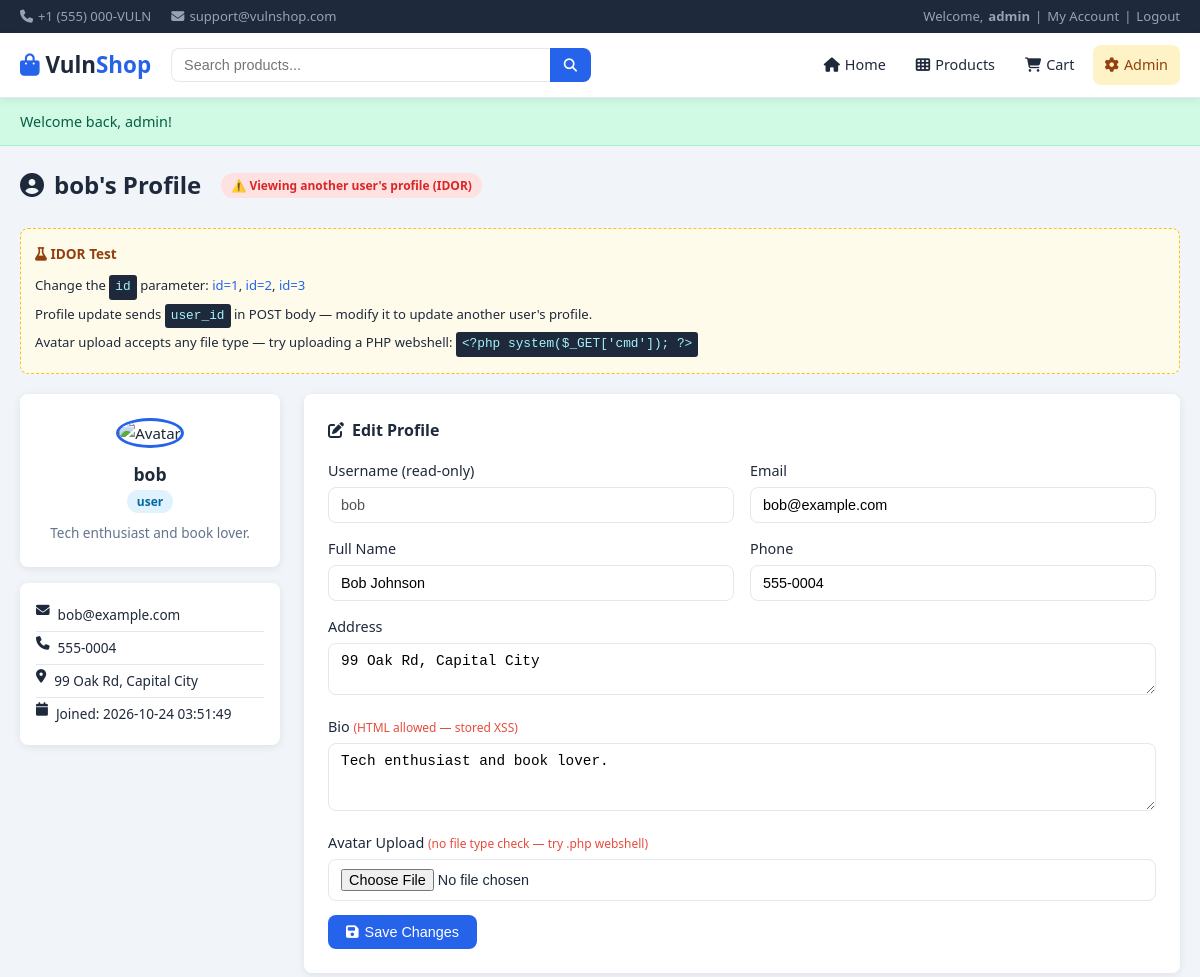
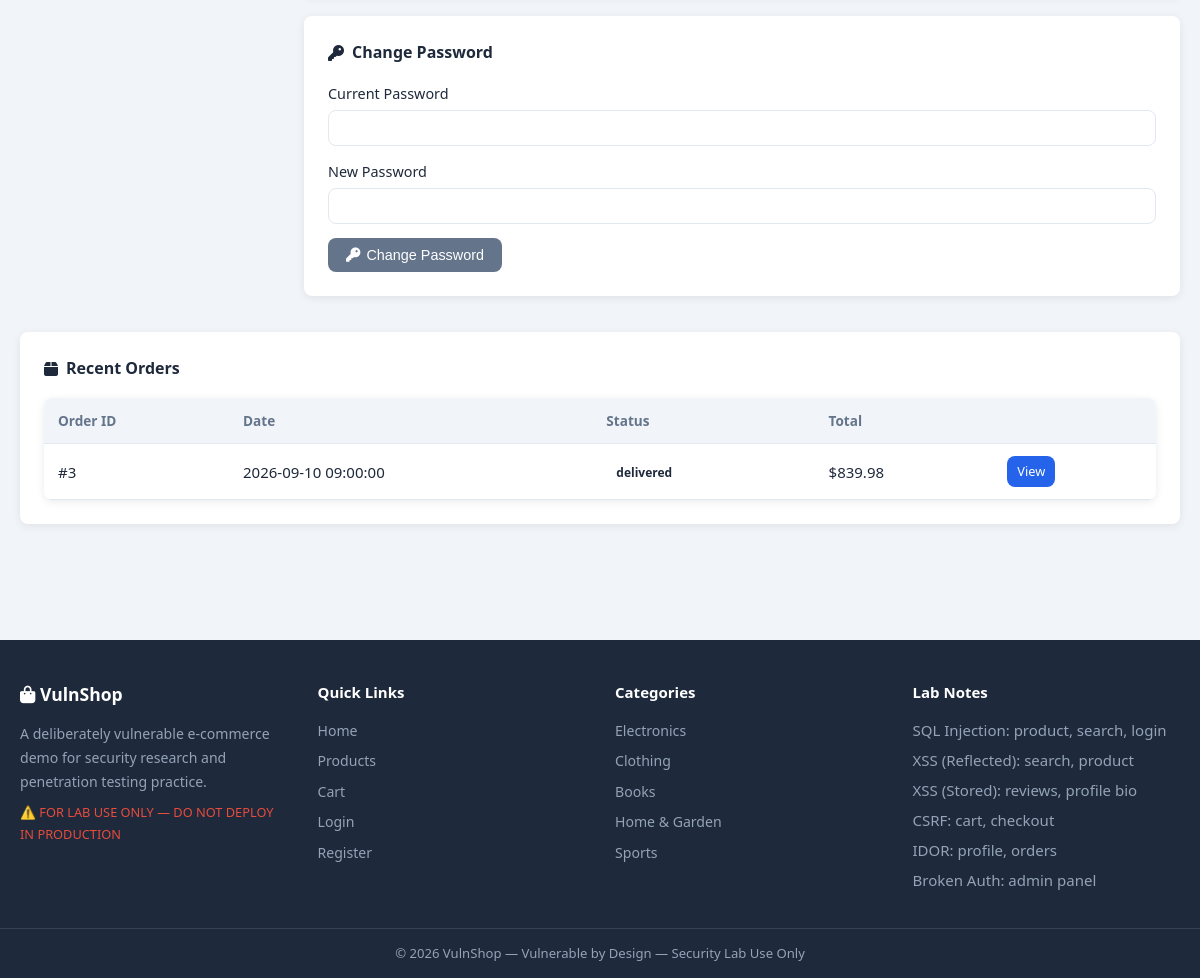
Page /profile.php?id=4 (signed in) on the committed database (2 pictures, top to bottom).
### tables this page shows
CREATE TABLE IF NOT EXISTS users (
    id           INT AUTO_INCREMENT PRIMARY KEY,
    username     VARCHAR(100) NOT NULL,
    password     VARCHAR(255) NOT NULL,
    email        VARCHAR(255) NOT NULL,
    full_name    VARCHAR(255),
    address      TEXT,
    phone        VARCHAR(30),
    role         VARCHAR(20)  DEFAULT 'user',
    bio          TEXT,
    avatar       VARCHAR(255) DEFAULT 'default.png',
    reset_token  VARCHAR(64)  DEFAULT NULL,
    reset_expiry DATETIME     DEFAULT NULL,
    created_at   DATETIME     DEFAULT CURRENT_TIMESTAMP
);

CREATE TABLE IF NOT EXISTS orders (
    id               INT AUTO_INCREMENT PRIMARY KEY,
    user_id          INT,
    total            DECIMAL(10,2),
    status           VARCHAR(50) DEFAULT 'pending',
    shipping_address TEXT,
    created_at       DATETIME DEFAULT CURRENT_TIMESTAMP,
    FOREIGN KEY (user_id) REFERENCES users(id)
);

### includes/db.php (called while the page is built, shortened)
<?php
$conn = mysqli_connect(DB_HOST, DB_USER, DB_PASS, DB_NAME);
function db_query($sql) {
    global $conn;
    $result = mysqli_query($conn, $sql);
    return $result;
}
function db_fetch_all($sql) {
    $result = db_query($sql);
    $rows = [];
    while ($row = mysqli_fetch_assoc($result)) {
        $rows[] = $row;
    }
    return $rows;
}
function db_fetch_one($sql) {
    $result = db_query($sql);
    return mysqli_fetch_assoc($result);
}
?>

### profile.php (the view, shortened to what this page needs)
<?php
require_once 'includes/header.php';
$my_id = $_SESSION['user_id'];
$view_id = isset($_GET['id']) ? $_GET['id'] : $my_id;
$profile_user = db_fetch_one("SELECT * FROM users WHERE id = $view_id");
$is_own_profile = ($view_id == $my_id);
?>
<div class="page-title">
    <h1>
        <i class="fas fa-user-circle"></i>
        <?php echo $profile_user['username']; ?>'s Profile
        <?php if (!$is_own_profile): ?>
            <span class="idor-badge">⚠️ Viewing another user's profile (IDOR)</span>
        <?php endif; ?>
    </h1>
</div>
<div class="lab-hint" style="margin-bottom:20px">
    <h4><i class="fas fa-flask"></i> IDOR Test</h4>
    <p>Change the <code>id</code> parameter: <a href="profile.php?id=1">id=1</a>, <a href="profile.php?id=2">id=2</a>, <a href="profile.php?id=3">id=3</a></p>
    <p>Profile update sends <code>user_id</code> in POST body — modify it to update another user's profile.</p>
    <p>Avatar upload accepts any file type — try uploading a PHP webshell: <code>&lt;?php system($_GET['cmd']); ?&gt;</code></p>
</div>
<div class="profile-layout">
    <div class="profile-sidebar">
        <div class="avatar-card">
            <img src="/vuln-shop/uploads/<?php echo $profile_user['avatar']; ?>"
                 onerror="this.src='/vuln-shop/images/placeholder.png'"
                 alt="Avatar" class="avatar-img">
            <h3><?php echo $profile_user['username']; ?></h3>
            <span class="role-badge role-<?php echo $profile_user['role']; ?>"><?php echo $profile_user['role']; ?></span>
            <p class="profile-bio"><?php echo $profile_user['bio']; ?></p>
        </div>
        <div class="profile-meta-card">
            <p><i class="fas fa-envelope"></i> <?php echo $profile_user['email']; ?></p>
            <p><i class="fas fa-phone"></i> <?php echo $profile_user['phone']; ?></p>
            <p><i class="fas fa-map-marker-alt"></i> <?php echo $profile_user['address']; ?></p>
            <p><i class="fas fa-calendar"></i> Joined: <?php echo $profile_user['created_at']; ?></p>
        </div>
    </div>
    <div class="profile-main">
        <form method="POST" enctype="multipart/form-data" class="profile-form">
            <div class="checkout-section">
                <h3><i class="fas fa-edit"></i> Edit Profile</h3>
                <div class="form-row">
                    <div class="form-group">
                        <label>Username (read-only)</label>
                        <input type="text" class="form-control" value="<?php echo $profile_user['username']; ?>" disabled>
                    </div>
                    <div class="form-group">
                        <label>Email</label>
                        <input type="text" name="email" class="form-control"
                               value="<?php echo $profile_user['email']; ?>">
                    </div>
                </div>
                <div class="form-row">
                    <div class="form-group">
                        <label>Full Name</label>
                        <input type="text" name="full_name" class="form-control"
                               value="<?php echo $profile_user['full_name']; ?>">
                    </div>
                    <div class="form-group">
                        <label>Phone</label>
                        <input type="text" name="phone" class="form-control"
                               value="<?php echo $profile_user['phone']; ?>">
                    </div>
                </div>
                <div class="form-group">
                    <label>Address</label>
                    <textarea name="address" class="form-control" rows="2"><?php echo $profile_user['address']; ?></textarea>
                </div>
                <div class="form-group">
                    <label>Bio <small style="color:#e74c3c">(HTML allowed — stored XSS)</small></label>
                    <textarea name="bio" class="form-control" rows="3"><?php echo $profile_user['bio']; ?></textarea>
                </div>
                <div class="form-group">
                    <label>Avatar Upload <small style="color:#e74c3c">(no file type check — try .php webshell)</small></label>
                    <input type="file" name="avatar" class="form-control">
                </div>
                <button type="submit" name="update_profile" class="btn btn-primary">
                    <i class="fas fa-save"></i> Save Changes
                </button>
            </div>
        </form>
        <form method="POST" class="profile-form" style="margin-top:20px">
            <div class="checkout-section">
                <h3><i class="fas fa-key"></i> Change Password</h3>
                <div class="form-group">
                    <label>Current Password</label>
                    <input type="password" name="old_password" class="form-control">
                </div>
                <div class="form-group">
                    <label>New Password</label>
                    <input type="password" name="new_password" class="form-control">
                </div>
                <button type="submit" name="change_password" class="btn btn-secondary">
                    <i class="fas fa-key"></i> Change Password
                </button>
            </div>
        </form>
    </div>
</div>
<?php
$user_orders = db_fetch_all("SELECT * FROM orders WHERE user_id = $view_id ORDER BY created_at DESC LIMIT 5");
if (!empty($user_orders)):
?>
<div class="checkout-section" style="margin-top:20px">
    <h3><i class="fas fa-box"></i> Recent Orders</h3>
    <table class="cart-table">
        <thead><tr><th>Order ID</th><th>Date</th><th>Status</th><th>Total</th><th></th></tr></thead>
        <tbody>
        <?php foreach ($user_orders as $o): ?>
        <tr>
            <td>#<?php echo $o['id']; ?></td>
            <td><?php echo $o['created_at']; ?></td>
            <td><span class="status-badge"><?php echo $o['status']; ?></span></td>
            <td>$<?php echo number_format($o['total'], 2); ?></td>
            <td><a href="/vuln-shop/orders.php?id=<?php echo $o['id']; ?>" class="btn btn-sm btn-primary">View</a></td>
        </tr>
        <?php endforeach; ?>
        </tbody>
    </table>
</div>
<?php endif; ?>
<?php require_once 'includes/footer.php'; ?>

### css/style.css (style rules this page uses)
*, *::before, *::after { box-sizing: border-box; margin: 0; padding: 0; }
:root { --primary: #2563eb; --primary-dk: #1d4ed8; --success: #16a34a; --danger: #dc2626; --warning: #d97706; --info: #0891b2; --dark: #1e293b; --mid: #64748b; --light: #f1f5f9; --white: #ffffff; --border: #e2e8f0; --shadow: 0 2px 8px rgba(0,0,0,.08); --radius: 8px; }
body { font-family: 'Segoe UI', system-ui, -apple-system, sans-serif; background: var(--light); color: var(--dark); font-size: 15px; line-height: 1.6; }
a { color: var(--primary); text-decoration: none; }
img { max-width: 100%; }
.btn { display: inline-flex; align-items: center; gap: 6px; padding: 9px 18px; border-radius: var(--radius); border: none; cursor: pointer; font-size: 0.9rem; font-weight: 500; text-decoration: none; transition: opacity .15s, transform .1s; white-space: nowrap; }
.btn-primary { background: var(--primary); color: var(--white); }
.btn-secondary { background: var(--mid); color: var(--white); }
.btn-sm { padding: 5px 10px; font-size: 0.8rem; }
.form-control { width: 100%; padding: 9px 12px; border: 1px solid var(--border); border-radius: var(--radius); font-size: 0.9rem; outline: none; background: var(--white); transition: border-color .15s; }
.form-group { margin-bottom: 14px; }
.form-group label { display: block; margin-bottom: 5px; font-weight: 500; font-size: 0.9rem; }
.form-row { display: grid; grid-template-columns: 1fr 1fr; gap: 16px; }
.lab-hint { background: #fffbeb; border: 1px dashed #fbbf24; border-radius: var(--radius); padding: 14px; margin-top: 16px; font-size: 0.82rem; }
.lab-hint h4 { color: #92400e; margin-bottom: 8px; font-size: 0.85rem; }
.lab-hint code { background: #1e293b; color: #a5f3fc; padding: 2px 6px; border-radius: 3px; font-size: 0.8rem; word-break: break-all; display: inline-block; margin: 2px 0; }
.cart-table { width: 100%; border-collapse: collapse; background: var(--white); border-radius: var(--radius); overflow: hidden; box-shadow: var(--shadow); }
.cart-table th { background: var(--light); padding: 12px 14px; text-align: left; font-size: 0.85rem; color: var(--mid); border-bottom: 1px solid var(--border); }
.cart-table td { padding: 12px 14px; border-bottom: 1px solid var(--border); vertical-align: middle; }
.checkout-section { background: var(--white); border-radius: var(--radius); padding: 24px; margin-bottom: 16px; box-shadow: var(--shadow); }
.checkout-section h3 { margin-bottom: 16px; font-size: 1rem; display: flex; align-items: center; gap: 8px; }
.profile-layout { display: grid; grid-template-columns: 260px 1fr; gap: 24px; align-items: start; }
.avatar-card { background: var(--white); border-radius: var(--radius); padding: 24px; text-align: center; box-shadow: var(--shadow); }
.avatar-img { width: 100px; height: 100px; border-radius: 50%; object-fit: cover; border: 3px solid var(--primary); margin-bottom: 12px; }
.role-badge { padding: 3px 10px; border-radius: 12px; font-size: 0.75rem; font-weight: 600; }
.role-user { background: #e0f2fe; color: #0369a1; }
.profile-bio { margin-top: 10px; font-size: 0.85rem; color: var(--mid); }
.profile-meta-card { background: var(--white); border-radius: var(--radius); padding: 16px; margin-top: 16px; box-shadow: var(--shadow); font-size: 0.85rem; }
.profile-meta-card p { padding: 5px 0; border-bottom: 1px solid var(--border); display: flex; gap: 8px; align-items: flex-start; }
.profile-meta-card p:last-child { border-bottom: none; }
.idor-badge { background: #fee2e2; color: var(--danger); padding: 3px 10px; border-radius: 12px; font-size: 0.75rem; margin-left: 10px; }
.status-badge { display: inline-block; padding: 3px 10px; border-radius: 12px; font-size: 0.75rem; font-weight: 600; }
.page-title { display: flex; align-items: center; justify-content: space-between; margin-bottom: 24px; flex-wrap: wrap; gap: 10px; }
.page-title h1 { font-size: 1.5rem; display: flex; align-items: center; gap: 10px; }

### rows in the picture
users: username "bob", role "user", bio "Tech enthusiast and book lover.", email "bob@example.com", phone "555-0004", address "99 Oak Rd, Capital City", created_at "2026-10-24 03:51:49", full_name "Bob Johnson"
orders: id "3", created_at "2026-09-10 09:00:00", status "delivered", total "839.98"

### other values in the picture
$_SESSION['username'] "admin"
$_SESSION['flash_msg'] "Welcome back, admin!"
